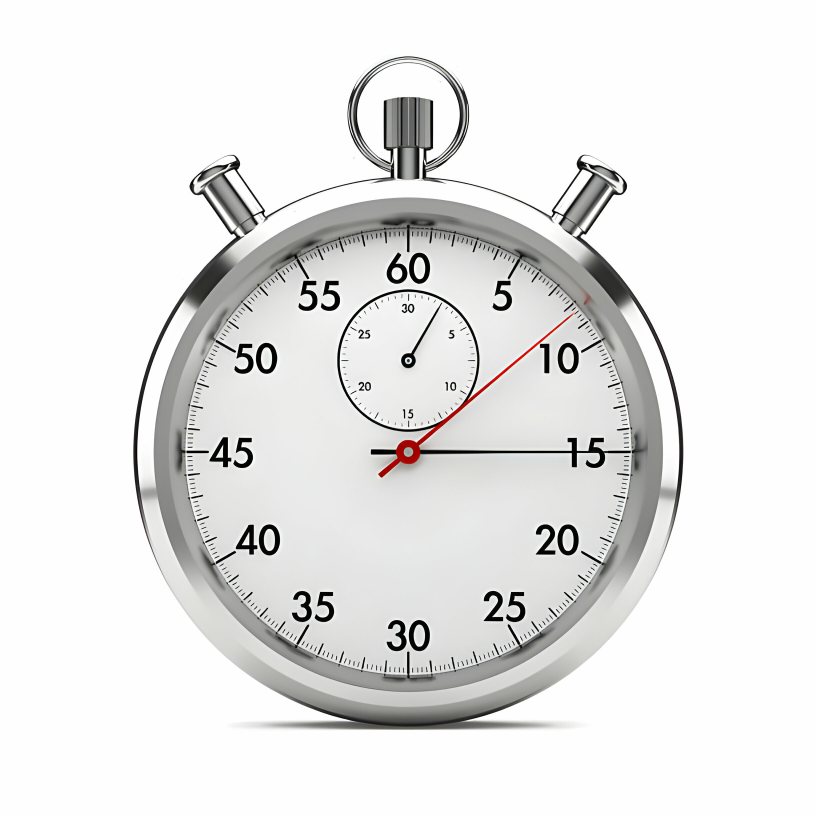
#> input picture 2nd semester/Image Processing and Computer Vision/Workshop 02/watch_white_background.png, 2448 x 2448 px (shown at 1/3 size)
$ jupyter execute main.ipynb
#> lines starting #> are read from the running program, lines starting #| are printed output that depends on the picture
<div style="text-align: center; padding-bottom: 20px;">
  <h1 style="color: #95a5a6; font-family: 'Arial', sans-serif; padding: 20px; border-bottom: 2px solid #95a5a6;">IMAGE PROCESSING AND COMPUTER VISION</h1>
  <h2 style="color: #95a5a6; font-family: 'Arial', sans-serif; padding: 30px; border-bottom: 2px solid #95a5a6;">LAB2</h2>
</div>

<h4 style="color: #95a5a6; font-family: 'Arial', sans-serif; padding: 20px;">• Imported  libraries</h4>

[cell 1]
import cv2
import matplotlib.pyplot as plt
import numpy as np

<h4 style="color: #95a5a6; font-family: 'Arial', sans-serif; padding: 20px;">• 1 Selecting Image, and denote it by I :</h4>

[cell 2]
# I = cv2.imread("C:/Users/TRETEC/Desktop/watch_white_background.png")
I = cv2.imread("./watch_white_background.png")
#> I is the input picture: shape (2448, 2448, 3); mean B, G, R 230.6, 231.1, 231.3
I = cv2.cvtColor(I, cv2.COLOR_BGR2GRAY)
#> I: shape (2448, 2448)
plt.imshow(I, cmap = 'gray')
plt.show()

<h4 style="color: #95a5a6; font-family: 'Arial', sans-serif; padding: 20px;">• 2 Resize the image to 100 x 100 : :</h4>

[cell 3]
I = cv2.resize(I, (100,100))
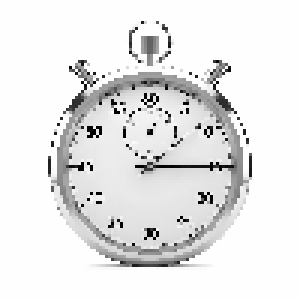
#> I: shape (100, 100) (shown 3 times larger); min 0, max 255, mean 230.7
plt.imshow(I, cmap = 'gray')
plt.show()

<h4 style="color: #95a5a6; font-family: 'Arial', sans-serif; padding: 20px;">• 3 Encode the image using Fourier transform :</h4>

$$ F(u,v) = \frac{1}{M \times N} \sum_{x=0}^{M-1} \sum_{y=0}^{N-1} f(x,y) \cdot e^{-2\pi i \left( \frac{u \cdot x}{M} + \frac{v \cdot y}{N} \right)} $$

[cell 4]
def DFT2D(img):
    M, N = img.shape
#> M = 100; N = 100
    dft = np.zeros((M, N), dtype=np.complex64)
    for u in range(M):
        for v in range(N):
            sum_val = 0
            for x in range(M):
                for y in range(N):
                    sum_val += img[x, y] * np.exp(
                        -2j * np.pi * ((u * x) / M + (v * y) / N)
                    )
            dft[u, v] = sum_val / (M * N)
    return dft
